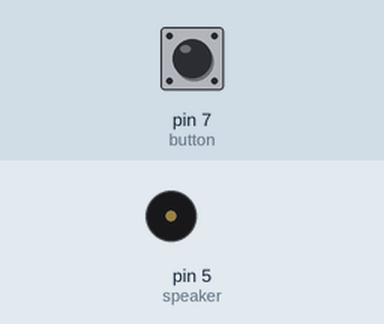
Simulated run of this sketch. Board: Arduino Uno, built with avr-gcc and run on an emulated ATmega328P. Parts: buzzer (waves = sounding). The inputs (shaded band) are chosen by the test bench; at power-on: pin 7 (button) LOW.

Above: at 1.2 s.
1.3 s: pin 7 (button) pulled HIGH for 0.15 s
At 1.8 s:
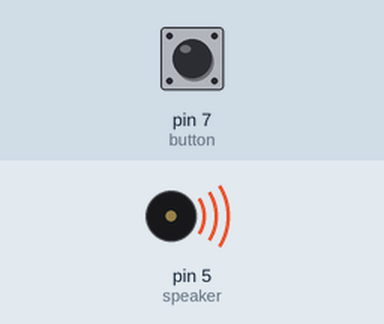
Timing chart, 0 to 15.3 s (numbered marks = the images above; inputs shaded):
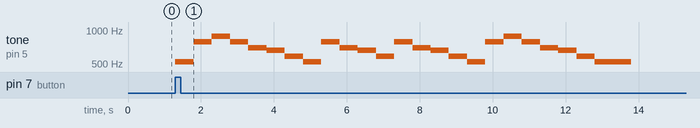

Measured:
- after the input at 1.3 s, tone on pin 5 (speaker): plays 523 Hz for 0.50 s, 784 Hz for 0.50 s, 880 Hz for 0.50 s, 784 Hz for 0.50 s, 698 Hz for 0.50 s, 659 Hz for 0.50 s … (24 notes in this stretch), starting at once

The sketch:

sounds.ino
```cpp
/*
 * Tone and notes were found at: https://www.arduino.cc/en/reference/tone
 */

#include "melody.h";

int speaker = 5;
int button = 7;

//Twinkle Twinkle Little Star notes. Can be minimized and hidden in header file.
//Header file can also be changed so that used notes are simply "c", "d", etc.
int melody[] =   { NOTE_C5, NOTE_C5, NOTE_G5, NOTE_G5, NOTE_A5, NOTE_A5,
                   NOTE_G5, NOTE_F5, NOTE_F5, NOTE_E5, NOTE_E5, NOTE_D5,
                   NOTE_D5, NOTE_C5, NOTE_G5, NOTE_G5, NOTE_F5, NOTE_F5,
                   NOTE_E5, NOTE_E5, NOTE_D5, NOTE_G5, NOTE_G5, NOTE_F5,
                   NOTE_F5, NOTE_E5, NOTE_E5, NOTE_D5, NOTE_C5, NOTE_C5,
                   NOTE_G5, NOTE_G5, NOTE_A5, NOTE_A5, NOTE_G5, NOTE_F5,
                   NOTE_F5, NOTE_E5, NOTE_E5, NOTE_D5, NOTE_D5, NOTE_C5 };

//Duration for each note. Can be minimized and hidden in header file.
int Durations[] = { 4, 4, 4, 4, 4, 4, 2, 4, 4, 4, 4, 4, 4, 2, 4, 4, 4, 4, 4, 4, 2,
                  4, 4, 4, 4, 4, 4, 2, 4, 4, 4, 4, 4, 4, 2, 4, 4, 4, 4, 4, 4, 1};

void setup() {
  pinMode(speaker, OUTPUT);
  pinMode(button, INPUT);
}

void loop() {
  int stat = digitalRead(button);  //Get reading

  if (stat == 1){   //If button is pressed

    for (int i=0; i <= (sizeof(melody)/2); i++){  //Go though notes in melody
      int noteDuration = 1000/Durations[i];
      tone(speaker, melody[i], noteDuration); //On the speaker pin, play melody[i], for the noteDuration

      delay(noteDuration);    //Pause helps create a smooth transition
    }
    noTone(speaker);
  }

}
```

melody.h
```cpp
/*************************************************
 * Public Constants
 *************************************************/

#define NOTE_B0  31
#define NOTE_C1  33
#define NOTE_CS1 35
#define NOTE_D1  37
#define NOTE_DS1 39
#define NOTE_E1  41
#define NOTE_F1  44
#define NOTE_FS1 46
#define NOTE_G1  49
#define NOTE_GS1 52
#define NOTE_A1  55
#define NOTE_AS1 58
#define NOTE_B1  62
#define NOTE_C2  65
#define NOTE_CS2 69
#define NOTE_D2  73
#define NOTE_DS2 78
#define NOTE_E2  82
#define NOTE_F2  87
#define NOTE_FS2 93
#define NOTE_G2  98
#define NOTE_GS2 104
#define NOTE_A2  110
#define NOTE_AS2 117
#define NOTE_B2  123
#define NOTE_C3  131
#define NOTE_CS3 139
#define NOTE_D3  147
#define NOTE_DS3 156
#define NOTE_E3  165
#define NOTE_F3  175
#define NOTE_FS3 185
#define NOTE_G3  196
#define NOTE_GS3 208
#define NOTE_A3  220
#define NOTE_AS3 233
#define NOTE_B3  247
#define NOTE_C4  262
#define NOTE_CS4 277
#define NOTE_D4  294
#define NOTE_DS4 311
#define NOTE_E4  330
#define NOTE_F4  349
#define NOTE_FS4 370
#define NOTE_G4  392
#define NOTE_GS4 415
#define NOTE_A4  440
#define NOTE_AS4 466
#define NOTE_B4  494
#define NOTE_C5  523
#define NOTE_CS5 554
#define NOTE_D5  587
#define NOTE_DS5 622
#define NOTE_E5  659
#define NOTE_F5  698
#define NOTE_FS5 740
#define NOTE_G5  784
#define NOTE_GS5 831
#define NOTE_A5  880
#define NOTE_AS5 932
#define NOTE_B5  988
#define NOTE_C6  1047
#define NOTE_CS6 1109
#define NOTE_D6  1175
#define NOTE_DS6 1245
#define NOTE_E6  1319
#define NOTE_F6  1397
#define NOTE_FS6 1480
#define NOTE_G6  1568
#define NOTE_GS6 1661
#define NOTE_A6  1760
#define NOTE_AS6 1865
#define NOTE_B6  1976
#define NOTE_C7  2093
#define NOTE_CS7 2217
#define NOTE_D7  2349
#define NOTE_DS7 2489
#define NOTE_E7  2637
#define NOTE_F7  2794
#define NOTE_FS7 2960
#define NOTE_G7  3136
#define NOTE_GS7 3322
#define NOTE_A7  3520
#define NOTE_AS7 3729
#define NOTE_B7  3951
#define NOTE_C8  4186
#define NOTE_CS8 4435
#define NOTE_D8  4699
#define NOTE_DS8 4978
```
